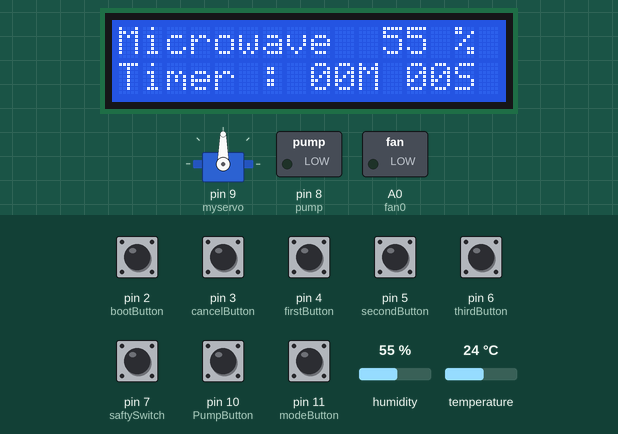
The sketch below on a simulated Arduino Uno, built with avr-gcc and run on an emulated ATmega328P. Parts: 16×2 character LCD, servo, switched loads named in the sketch (green lamp = pin HIGH). The inputs (shaded band) are chosen by the test bench; at power-on: pin 2 (bootButton), pin 3 (cancelButton), pin 4 (firstButton), pin 5 (secondButton), pin 6 (thirdButton), pin 7 (saftySwitch), pin 10 (PumpButton), pin 11 (modeButton) HIGH, humidity 55 %, temperature 24 °C. What the sketch prints to the serial monitor is not drawn.

Above: at 1.2 s.
1.3 s: pin 11 (modeButton) pulled LOW for 0.2 s
At 2.8 s:
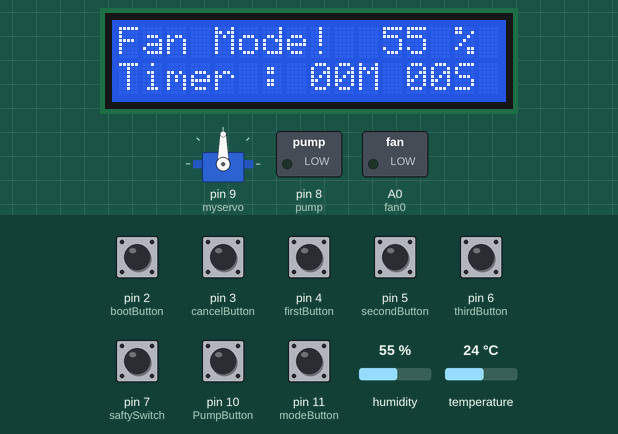
5.7 s: pin 5 (secondButton) pulled LOW for 0.2 s
At 6.5 s:
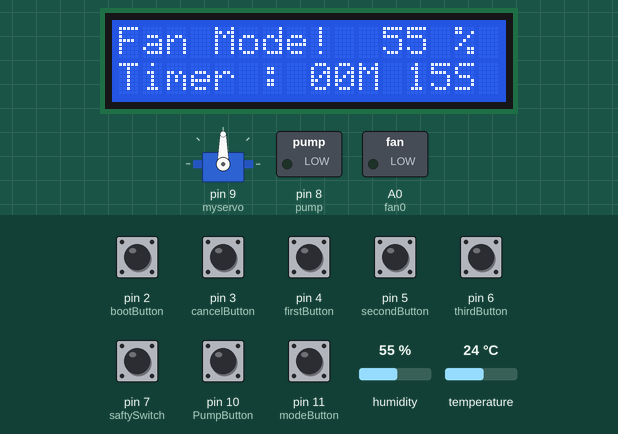
7.4 s: pin 2 (bootButton) pulled LOW for 0.2 s
At 8.7 s:
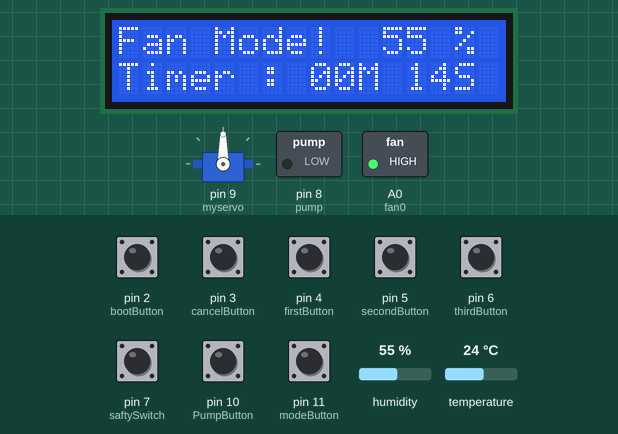
12.9 s: humidity set to 22 %
At 15.2 s:
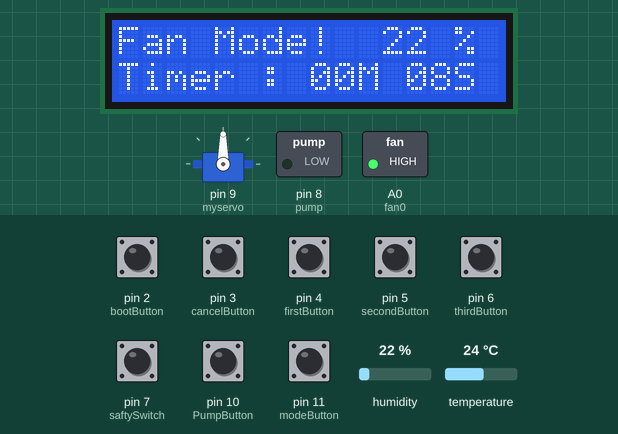
16.0 s: pin 3 (cancelButton) pulled LOW for 1 s
At 19.0 s:
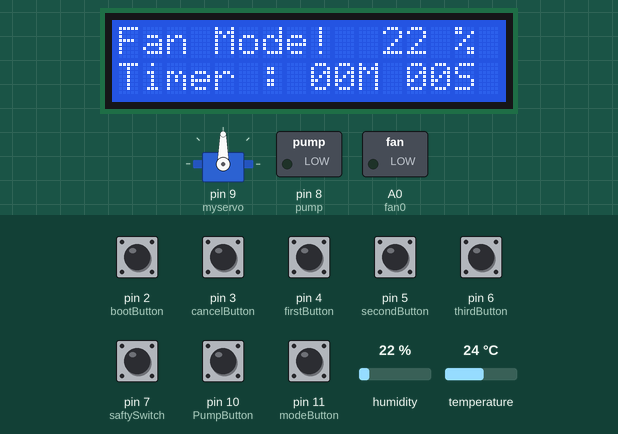
19.3 s: pin 4 (firstButton) pulled LOW for 1 s
At 21.1 s:
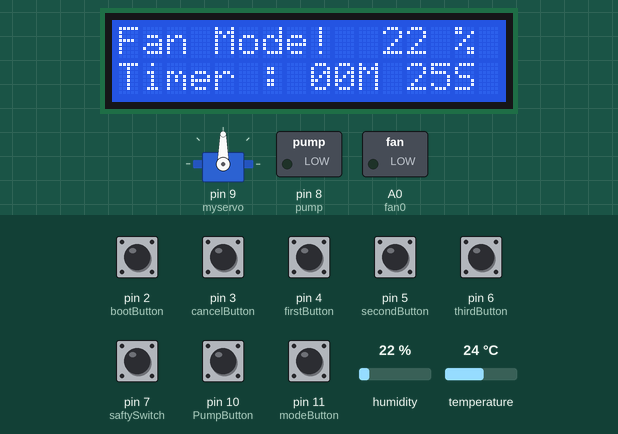
Timing chart, 0 to 22.6 s (numbered marks = the images above; inputs shaded):
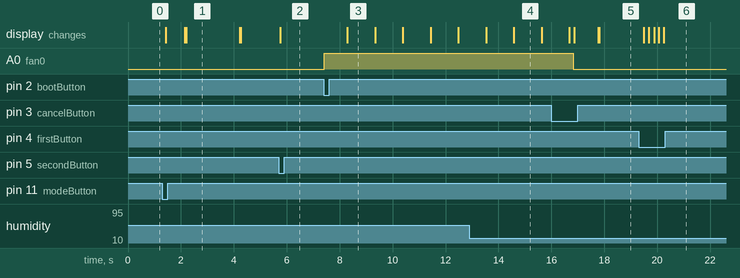

Measured:
- after the input at 1.3 s, the display: changes after 0.13 s (image 1)
- after the input at 5.7 s, the display: changes after 0.05 s (image 2)
- after the input at 7.4 s, A0 (fan0): LOW → HIGH at once; the display: changes after 0.89 s (image 3)
- after the input at 16.0 s, A0 (fan0): HIGH → LOW after 0.82 s
- after the input at 19.3 s, the display: first changes after 0.19 s (image 6 shows a later state)
- what the display in image 1 shows lasts 2.0 s, from 2.2 s to 4.2 s
- what the display in image 3 shows lasts 1.1 s, from 8.3 s to 9.4 s

The sketch:

Microwave_fan2_pump2.ino
```cpp
#include <LiquidCrystal_I2C.h>
#include <Servo.h>
#include <DHT.h>

#define DHTPIN 12
#define DHTTYPE DHT11

LiquidCrystal_I2C lcd(0x27, 16, 2);                       //LCD 주소 값은 0x27이며 가로 16칸,세로 2칸 임
Servo myservo;                                            //서보모터 이름을 myservo 로 만듬

DHT dht(DHTPIN, DHTTYPE);

float h;

int bootButton = 2;                                       //각 소자별 아두이노 핀 번호
int cancelButton = 3;                                     //
int firstButton = 4;                                      //
int secondButton = 5;                                     //
int thirdButton = 6;                                      //
int saftySwitch = 7;                                      //
int pump = 8;                                             //
int PumpButton = 10;
int modeButton = 11;

int fan0 = A0;

int firstCountTime = 5;                                   //firstCountTime을 5로 설정
int secondCountTime = 15;                                 //secondCountTime을 15로 설정
int thirdCountTime = 30;                                  //thirdCountTime을 30으로 설정

int stackCount = 0;                                       //stackCount를 0으로 이는 나중에 전자레인지 시간 표시에 사용됨

boolean saftyState = false;
boolean operateState = false;
boolean modeState = false;
boolean Hstate = false;                   //습기상태

void setup() {
  Serial.begin(9600);
  lcd.init();                                             //LCD 초기화
  lcd.backlight();                                        //LCD 배경밝기 설정
  myservo.attach(9);                                      //서보모터를 9번에 할당
  dht.begin();
  pinMode(cancelButton, INPUT_PULLUP);
  pinMode(firstButton, INPUT_PULLUP);
  pinMode(secondButton, INPUT_PULLUP);
  pinMode(thirdButton, INPUT_PULLUP);
  pinMode(bootButton, INPUT_PULLUP);
  pinMode(saftySwitch, INPUT_PULLUP);
  pinMode(PumpButton, INPUT_PULLUP);
  pinMode(modeButton, INPUT_PULLUP);
  pinMode(fan0, OUTPUT);
  pinMode(pump, OUTPUT);
}

void loop() {
  input();          //입력 코드
  operate();        //작동 코드
  fanmode();
  lcdmode();
  h_dis();
  delay(150);       //0.1초
}

//----------------------------------------------------------------------------------------

void input() {                          //입력 코드
  cancel();                                         //취소 코드
  first();                                          //5초 코드
  second();                                         //15초 코드
  third();                                          //30초 코드
  boot();                                           //시작 코드
  safty();                                          //문열림 코드
  opendoor();                                       //
  modeset();
  pumping();

}

//------------------------------------------------------------------------------------------
                                                                                     //작동 코드
void operate() {
  if (((saftyState == true && operateState == true) && stackCount > 0) && modeState == false){              //리미트 스위치가 닫혀있고, operateState 신호가 오면
    stackCount--;                                                                    //쌓여있던 시간을 1씩 감소하면서
    turnBase();                                                                      //서보모터 작동
    humidity();
    delay(850);                                                                      //0.9초씩 작동 loop에 0.1초를 더해서 1초씩 감소하게됨
    if (stackCount == 0)
      operateState = false;                                                          //시간이 0이되면 operateState를 0으로
  } else {
    stopBase();                                                                      //시간이 0이되면 작동중지
  }
}

//-------------------------------------------------------------------------------------------
                                                                        //LCD에 표현하는 코드
void lcdShow() {
  lcd.setCursor(0, 0);
  lcd.print("Microwave   ");

  lcd.setCursor(0, 1);
  lcd.print("Timer : ");

  int stackCountMinute = stackCount / 60;
  int stackCountSecond = stackCount % 60;

  if (stackCountMinute < 10) {
    lcd.print("0");
    lcd.print(stackCountMinute);
    lcd.print("M");
  } else {
    lcd.print(stackCountMinute);
  }

  lcd.print(" ");

  if (stackCountSecond < 10) {
    lcd.print("0");
    lcd.print(stackCountSecond);
    lcd.print("S");
  } else {
    lcd.print(stackCountSecond);
  }
}

//---------------------------------------------------------------------

void cancel() {                              //취소 코드
  if (!digitalRead(cancelButton)) {               //취소 버튼을 누르면 operateState를 0으로 만들고 stackCount를 0으로 만듬
    operateState = false;
    stackCount = 0;
  }
}

void first() {                                            //5초 코드
  if (!digitalRead(firstButton))                          //4번 버튼을 누르면 stackCount에 5를 더함
    stackCount += firstCountTime;
}

void second() {                                           //15초 코드
  if (!digitalRead(secondButton))                         //5번 버튼을 누르면 stackCount에 15를 더함
    stackCount += secondCountTime;
}

void third() {                                            //30초 코드
  if (!digitalRead(thirdButton))                          //6번 버튼을 누르면 stackCount에 30를 더함
    stackCount += thirdCountTime;
}

void pumping(){
  if(!digitalRead(PumpButton)){
    Hstate = true;
  }
  else{
    Hstate = false;
  }

}
                                                      //시작 코드
void boot() {                                         //전자레인지를 작동하는 코드
  if (!digitalRead(bootButton)){                       //시작 버튼을 누르면 operateState를 0으로 / 누를 때마다 값이 변함 0~1
    operateState = !operateState;
    Serial.println("boot");
  }
}
                                                      //문열림 코드
void safty() {                                        //리미트 스위치에 상태를 표현하는 코드
  if (!digitalRead(saftySwitch)) {                    //리미트 스위치를 LOW상태로 표현
    saftyState = false;                               //LOW이면 리미트스위치 상태를 0으로 전환
  }
  else{                                               //HIGH면 상태를 1로 전환
    saftyState = true;
  }
}

//문이 열려있는지 판단하는 코드
void opendoor() {
  if(saftyState == false ){                             //리미트 스위치 꺼져있으면
    digitalWrite(pump, LOW);
  }
  else{
  }
}


//---------------------------------------------------------------------------------------------------------------------

void modeset() {
  if (!digitalRead(modeButton))
    modeState = !modeState;
}

void fanmode() {
  if (((saftyState == true && operateState == true) && stackCount > 0) && modeState == true) {              //리미트 스위치가 닫혀있고, modeState 신호가 오면
    stackCount--;                                                                    //쌓여있던 시간을 1씩 감소하면서
    fan();                                                                      //서보모터 작동
    delay(850);                                                                      //0.9초씩 작동 loop에 0.1초를 더해서 1초씩 감소하게됨
    if (stackCount == 0)
      operateState = false;                                                          //시간이 0이되면 operateState를 0으로
  } else {
    digitalWrite(fan0, LOW);                                                                      //시간이 0이되면 작동중지
  }
}

void lcdfanmode() {
  lcd.setCursor(0, 0);
  lcd.print("Fan Mode!   ");

  lcd.setCursor(0, 1);
  lcd.print("Timer : ");

  int stackCountMinute = stackCount / 60;
  int stackCountSecond = stackCount % 60;

  if (stackCountMinute < 10) {
    lcd.print("0");
    lcd.print(stackCountMinute);
    lcd.print("M");
  } else {
    lcd.print(stackCountMinute);
  }

  lcd.print(" ");

  if (stackCountSecond < 10) {
    lcd.print("0");
    lcd.print(stackCountSecond);
    lcd.print("S");
  } else {
    lcd.print(stackCountSecond);
  }
}

//---------------------------------------------------------------------------------------------------------------------

void lcdmode() {
  if (modeState == false) {              //리미트 스위치가 닫혀있고, modeState 신호가 오면
    lcdShow();                                                          //시간이 0이되면 operateState를 0으로
  } else if (modeState == true){
    lcdfanmode();                                                                      //시간이 0이되면 작동중지
  }
}

//----------------------------------------------------------------------------------------------------------------------

void turnBase() {
  myservo.write(83);                                  //서보모터 작동 83에 속도 (0에 가까울수록 빠르고 90에 가까울수록 느림)
}

void stopBase() {
  myservo.write(90);                                  //서보모터 정지 (0에 가까울수록 빠르고 90에 가까울수록 느림)
}

void fan() {
  digitalWrite(fan0, HIGH);
}

void fanstop() {
  digitalWrite(fan0, LOW);
}

//------------------------------------------------------------------------------------------------------------------------

void humidity() {
    if(Hstate == true){
      digitalWrite(pump, HIGH);
    }
    else{
      digitalWrite(pump, LOW);
    }
}

void h_dis(){
  h = dht.readHumidity();
  lcd.setCursor(11, 0);
  lcd.print(h);
  lcd.setCursor(13, 0);
  lcd.print(" % ");
}


//-------------------------------------------------------------------------------------------------------------
/*
void buzzer() {
  tone(speaker,500,100);
  delay(100);
  tone(speaker,500,100);
  delay(100);
  tone(speaker,500,100);
  delay(100);
  tone(speaker,500,100);
  delay(1000);
  tone(speaker,500,100);
  delay(100);
  tone(speaker,500,100);
  delay(100);
  tone(speaker,500,100);
  delay(100);
  tone(speaker,500,100);
}
*/
```
